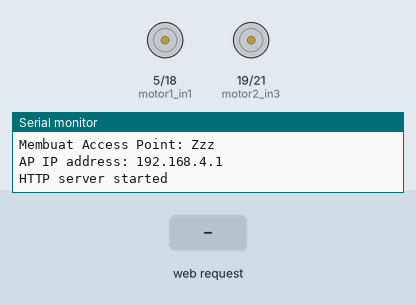
Recording of a sketch running on a simulated ESP32. On the bench: motor-driver pin pairs drawn as motors (green arrow = first pin HIGH = forward, orange = second pin HIGH = backward, longer = more drive, scaled by the enable pin), the last lines printed to the serial monitor. The inputs (shaded band) are chosen by the test bench.

Above: at 1.2 s.
1.3 s: HTTP request GET /control?y=1 received
At 2.5 s:
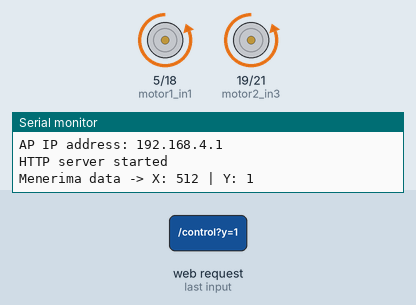
2.8 s: HTTP request GET /control received
At 3.8 s:
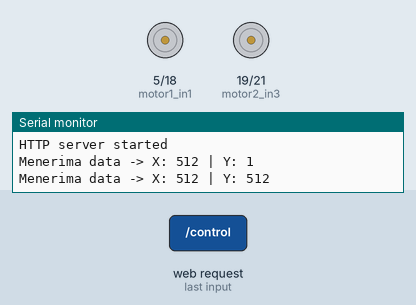
4.3 s: HTTP request GET /control?y=0 received
At 4.9 s:
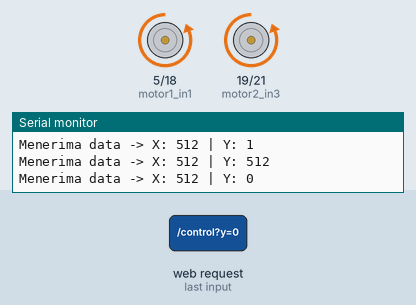
Timing chart, 0 to 7.3 s (numbered marks = the images above; inputs shaded):
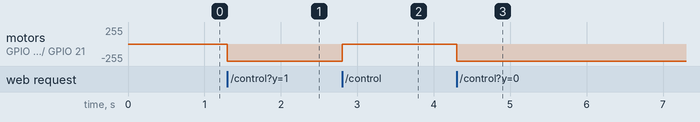

The sketch:

Wasaka_Mobil_Gemini.ino
```cpp
#include <WiFi.h>
#include <WebServer.h>

// Buat wifi nya
const char* ssid = "Zzz";
const char* password = "kandangan";

// Buat instance WebServer di port 80
WebServer server(80);

// Pin untuk Motor Kiri
const int motor1_in1 = 5;
const int motor1_in2 = 18;
const int motor1_ena = 22;

// Pin untuk Motor Kanan
const int motor2_in3 = 19;
const int motor2_in4 = 21;
const int motor2_enb = 23;

// Pengaturan PWM kd dipakai
// const int freq = 5000;
// const int ledcChannel1 = 0;
// const int ledcChannel2 = 1;
// const int resolution = 8;

void setup() {
  Serial.begin(115200);

  // Set semua pin motor sebagai OUTPUT
  pinMode(motor1_in1, OUTPUT);
  pinMode(motor1_in2, OUTPUT);
  pinMode(motor2_in3, OUTPUT);
  pinMode(motor2_in4, OUTPUT);
  pinMode(motor1_ena, OUTPUT);
  pinMode(motor2_enb, OUTPUT);

  // Konfigurasi PWM kd dipakai
  // ledcSetup(ledcChannel1, freq, resolution);
  // ledcSetup(ledcChannel2, freq, resolution);
  // ledcAttachPin(motor1_ena, ledcChannel1);
  // ledcAttachPin(motor2_enb, ledcChannel2);

  // Inisialisasi Wi-Fi sebagai Access Point
  Serial.print("Membuat Access Point: ");
  Serial.println(ssid);
  WiFi.softAP(ssid, password);

  IPAddress myIP = WiFi.softAPIP();
  Serial.print("AP IP address: ");
  Serial.println(myIP);

  // Definisi handler untuk URL
  server.on("/control", handleControl);

  // Mulai server
  server.begin();
  Serial.println("HTTP server started");
}

void loop() {
  server.handleClient();
}

// Fungsi untuk mengontrol motor (tanpa kecepatan)
void moveMotors(int x, int y) {
  // y > 600 -> Maju
  // y < 400 -> Mundur
  // x > 600 -> Belok Kanan
  // x < 400 -> Belok Kiri

  if (y > 600) { // Perintah Maju
    if (x > 600) {
      belokKanan();
    } else if (x < 400) {
      belokKiri();
    } else {
      maju();
    }
  } else if (y < 400) { // Perintah Mundur
    mundur();
  } else { // Perintah Berhenti
    berhenti();
  }
}

// Fungsi untuk menangani request di "/control"
void handleControl() {
  int joyX = 512;
  int joyY = 512;

  if (server.hasArg("x")) {
    joyX = server.arg("x").toInt();
  }
  if (server.hasArg("y")) {
    joyY = server.arg("y").toInt();
  }

  Serial.print("Menerima data -> X: ");
  Serial.print(joyX);
  Serial.print(" | Y: ");
  Serial.println(joyY);

  moveMotors(joyX, joyY);

  server.send(200, "text/plain", "OK");
}

void maju() {
  digitalWrite(motor1_in1, HIGH);
  digitalWrite(motor1_in2, LOW);
  digitalWrite(motor2_in3, HIGH);
  digitalWrite(motor2_in4, LOW);
  digitalWrite(motor1_ena, HIGH);
  digitalWrite(motor2_enb, HIGH);
}

void mundur() {
  digitalWrite(motor1_in1, LOW);
  digitalWrite(motor1_in2, HIGH);
  digitalWrite(motor2_in3, LOW);
  digitalWrite(motor2_in4, HIGH);
  digitalWrite(motor1_ena, HIGH);
  digitalWrite(motor2_enb, HIGH);
}

void belokKanan() {
  digitalWrite(motor1_in1, HIGH);
  digitalWrite(motor1_in2, LOW);
  digitalWrite(motor2_in3, LOW);
  digitalWrite(motor2_in4, HIGH);
  digitalWrite(motor1_ena, HIGH);
  digitalWrite(motor2_enb, HIGH);
}

void belokKiri() {
  digitalWrite(motor1_in1, LOW);
  digitalWrite(motor1_in2, HIGH);
  digitalWrite(motor2_in3, HIGH);
  digitalWrite(motor2_in4, LOW);
  digitalWrite(motor1_ena, HIGH);
  digitalWrite(motor2_enb, HIGH);
}

void berhenti() {
  digitalWrite(motor1_in1, LOW);
  digitalWrite(motor1_in2, LOW);
  digitalWrite(motor2_in3, LOW);
  digitalWrite(motor2_in4, LOW);
  digitalWrite(motor1_ena, LOW);
  digitalWrite(motor2_enb, LOW);
}
```

Measured:
- after the input at 1.3 s, motor on GPIO 5 (motor1_in1) / GPIO 18 (motor1_in2), motor on GPIO 19 (motor2_in3) / GPIO 21 (motor2_in4): stopped → backward 255/255 at once
- after the input at 2.8 s, motor on GPIO 5 (motor1_in1) / GPIO 18 (motor1_in2), motor on GPIO 19 (motor2_in3) / GPIO 21 (motor2_in4): backward 255/255 → stopped at once
- after the input at 4.3 s, motor on GPIO 5 (motor1_in1) / GPIO 18 (motor1_in2), motor on GPIO 19 (motor2_in3) / GPIO 21 (motor2_in4): stopped → backward 255/255 at once
